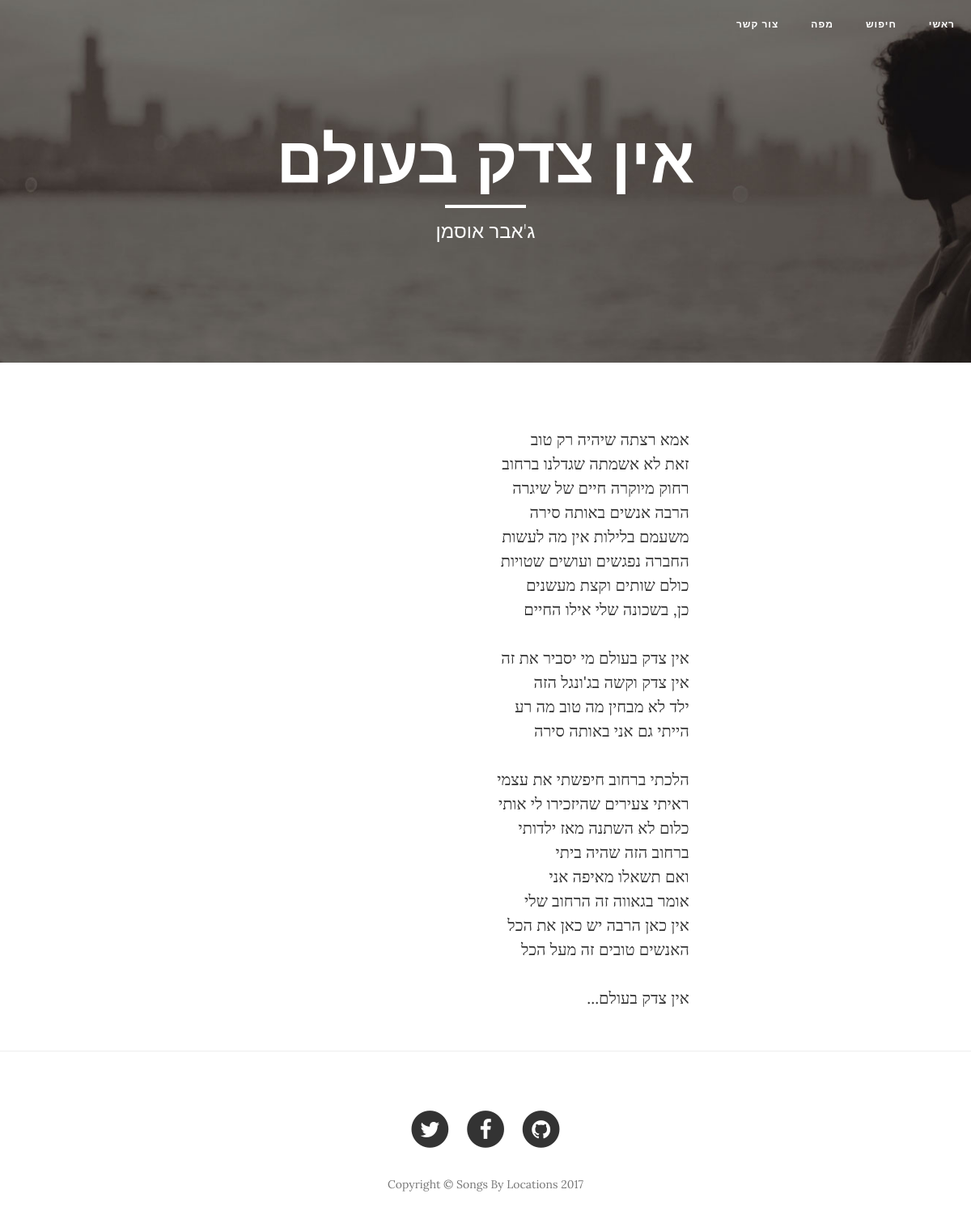
/findbyid/2587/, run on the app's committed database.
### polls/models.py (models this page shows, shortened)
class Song(models.Model):
    id = models.AutoField(primary_key=True, db_column='songId')
    song_name = models.CharField(max_length=200, db_column='songName')
    song_artist = models.CharField(max_length=200, db_column='songArtist')
    song_text = models.CharField(max_length=1000, db_column='songText')
    @staticmethod
    def get_song_by_id(id_song):
        return Song.objects.get(id=id_song)

### polls/views.py (the view)
# urls.py: url(r'^findbyid/([0-9]+)/$', views.find_song_by_id, name = 'find by id'),
def find_song_by_id(request, song_id):
    _song = Song.get_song_by_id(song_id)
    return render(
        request,
        'song.html',
        context={'song': _song},
    )

### templates/song.html (shortened to what this page needs)
<!DOCTYPE html>
<html lang="en">
<head>
    {% load staticfiles %}
    <link href="{% static 'vendor/bootstrap/css/bootstrap.min.css' %}" rel="stylesheet">
    <link href="{% static 'css/clean-blog.min.css' %}" rel="stylesheet">
    <link href="{% static 'vendor/font-awesome/css/font-awesome.min.css' %}" rel="stylesheet" type="text/css">
</head>
<body>
    <nav class="navbar navbar-default navbar-custom navbar-fixed-top">
        <div class="container-fluid">
            <div class="collapse navbar-collapse" id="bs-example-navbar-collapse-1">
                <ul class="nav navbar-nav navbar-right">
                    <li>
                        <a href="contact.html">צור קשר</a>
                    </li>
                    <li>
                        <a href="map.html">מפה</a>
                    </li>
                    <li>
                        <a href="search.html">חיפוש</a>
                    </li>
                    <li>
                        <a href="index.html">ראשי</a>
                    </li>
                </ul>
            </div>
        </div>
    </nav>
    <header class="intro-header" style="background-image: url({% static 'img/about-bg.jpg' %})">
        <div dir="rtl" class="container">
            <div class="row">
                <div class="col-lg-8 col-lg-offset-2 col-md-10 col-md-offset-1">
                    <div class="page-heading">
                        <h1>{{song.song_name}}</h1>
                        <hr class="small">
                        <span class="subheading">{{song.song_artist}}</span>
                    </div>
                </div>
            </div>
        </div>
    </header>
    <div dir="rtl" style="width:800px; margin:0 auto;" class="container">
        <div class="row">
            <div class="col-lg-8 col-lg-offset-2 col-md-10 col-md-offset-1">
                    {{song.song_text|linebreaks}}
            </div>
        </div>
    </div>
    <hr>
    <footer>
        <div class="container">
            <div class="row">
                <div class="col-lg-8 col-lg-offset-2 col-md-10 col-md-offset-1">
                    <ul class="list-inline text-center">
                        <li>
                            <a href="#">
                                <span class="fa-stack fa-lg">
                                    <i class="fa fa-circle fa-stack-2x"></i>
                                    <i class="fa fa-twitter fa-stack-1x fa-inverse"></i>
                                </span>
                            </a>
                        </li>
                        <li>
                            <a href="#">
                                <span class="fa-stack fa-lg">
                                    <i class="fa fa-circle fa-stack-2x"></i>
                                    <i class="fa fa-facebook fa-stack-1x fa-inverse"></i>
                                </span>
                            </a>
                        </li>
                        <li>
                             <a href="https://github.com/talitz/Songs-By-Locations-Digital-Humanities-Project">
                                <span class="fa-stack fa-lg">
                                    <i class="fa fa-circle fa-stack-2x"></i>
                                    <i class="fa fa-github fa-stack-1x fa-inverse"></i>
                                </span>
                            </a>
                        </li>
                    </ul>
                    <p class="copyright text-muted">Copyright &copy; Songs By Locations 2017</p>
                </div>
            </div>
        </div>
    </footer>
</body>
    {% load staticfiles %}
</html>

### data on the page
Song: song_name "אין צדק בעולם", song_artist "ג'אבר אוסמן", song_text "אמא רצתה שיהיה רק טוב זאת לא אשמתה שגדלנו ברחוב רחוק מיוקרה חיים של שיגרה הרבה אנשים באותה סירה משעמם בלילות אין מה לעשות החברה נפגשים ועושים שטויות כולם שותים וקצת מעשנים כן, בשכונה שלי אילו החיים אין צדק בעולם מי יסביר את זה אין צדק וקשה בג'ונגל הזה ילד לא מבחין מה טוב מה רע הייתי גם אני באותה סירה הלכתי ברחוב חיפשתי את עצמי ראיתי צעירים שהיזכירו לי אותי כלום לא השתנה מאז ילדותי ברחוב הזה שהיה ביתי ואם תשאלו מאיפה אני אומר בגאווה זה הרחוב שלי אין כאן הרבה יש כאן את הכל האנשים טובים זה מעל הכל אין צדק בעולם..."
